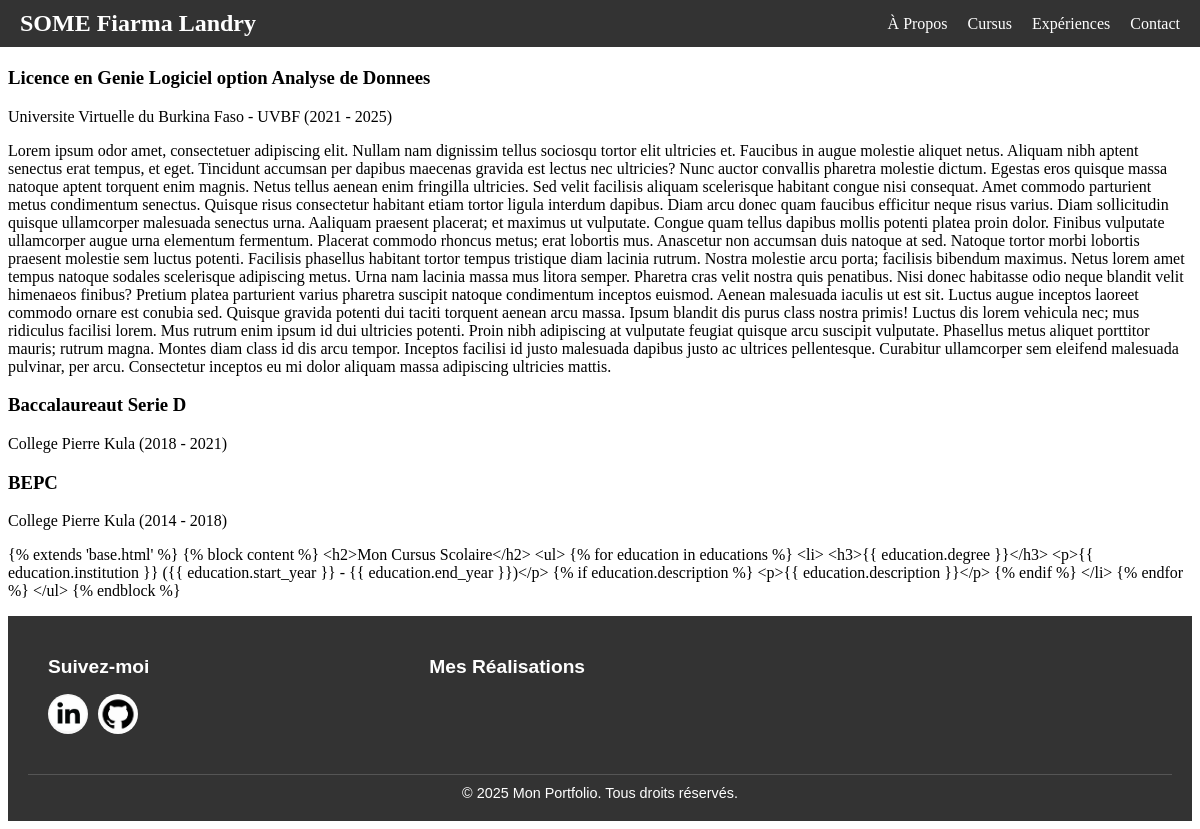
Before: /education/ with the older database file.
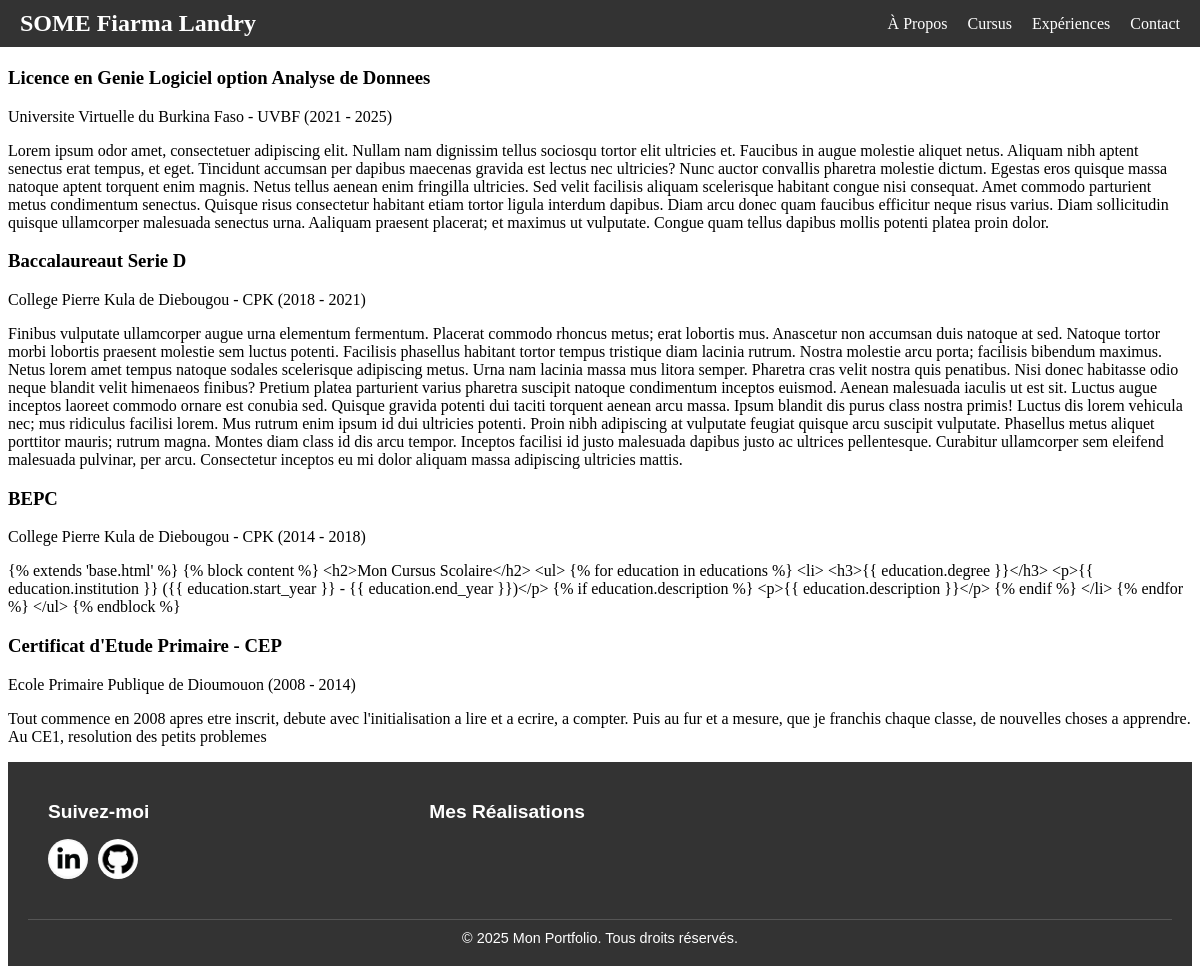
After: the same page with the newer database file.
### education/models.py (models this page shows, shortened)
class Education(models.Model):
    degree = models.CharField(max_length=200)  # Diplôme
    institution = models.CharField(max_length=200)  # Établissement
    start_year = models.CharField(max_length=50)  # Année de début
    end_year = models.CharField(max_length=50)  # Année d'obtention
    description = models.TextField(blank=True, null=True)  # Description facultative

### education/views.py (the view)
# urls.py: path('education/', include('education.urls')),
def education(request):
    educations = Education.objects.all().order_by('-end_year')  # Trier par année décroissante
    return render(request, 'education/education.html', {'educations': educations})

### Portfolio/context_processors.py (called while the page is built)
def current_year(request):
    return {'current_year': datetime.now().year}

def realisations(request):
    return {
        'realisations': Realisation.objects.all().order_by('-created_at')
    }

### education/templates/education/education.html
{% extends 'base.html' %}
{% block content %}
<h2>Mon Cursus Scolaire</h2>
<ul>
    {% for education in educations %}
    <li>
        <h3>{{ education.degree }}</h3>
        <p>{{ education.institution }} ({{ education.start_year }} - {{ education.end_year }})</p>
        {% if education.description %}
        <p>{{ education.description }}</p>
        {% endif %}
    </li>
    {% endfor %}
</ul>
{% endblock %}

### templates/base.html (shortened to what this page needs)
{% load static %}
<!DOCTYPE html>
<html lang="fr">
<head>
    <link rel="stylesheet" href="{% static 'about/css/about.css' %}">
</head>
<body>
    {% include 'includes/navbar.html' %}
    <main>
        {% block content %}
        {% endblock %}
    </main>
    {% include 'includes/footer.html' %}
</body>
</html>

### templates/includes/navbar.html (shortened to what this page needs)
<nav>
    <div class="navbar-container">
        <a href="#" class="navbar-logo">SOME Fiarma Landry</a>
        <ul class="navbar-links">
            <li><a href="{% url 'about' %}">À Propos</a></li>
            <li><a href="{% url 'education' %}">Cursus</a></li>
            <li><a href="{% url 'skill' %}">Expériences</a></li>
            <li><a href="{% url 'contact' %}">Contact</a></li>
        </ul>
    </div>
</nav>

### templates/includes/footer.html (shortened to what this page needs)
{% load static %}
<link rel="stylesheet" type="text/css" href="{% static 'css/footer.css' %}">
<footer>
    <div class="footer-container">
        <div class="social-links">
            <h3>Suivez-moi</h3>
            <ul>
                <li>
                    <a href="https://www.linkedin.com/in/fiarma/" target="_blank">
                        <img src="{% static 'images/linkedin.jpeg' %}" alt="LinkedIn">
                    </a>
                </li>
                <li>
                    <a href="https://github.com/Fiarma5233/" target="_blank">
                        <img src="{% static 'images/github.jpeg' %}" alt="GitHub">
                    </a>
                </li>
            </ul>
        </div>
        <div class="portfolio-links">
            <h3>Mes Réalisations</h3>
        </div>
    </div>
    <div class="footer-copyright">
        <p>&copy; {{ current_year }} Mon Portfolio. Tous droits réservés.</p>
    </div>
</footer>

### static/css/footer.css (style rules this page uses)
footer { background-color: #333; color: #fff; padding: 20px; font-family: Arial, sans-serif; }
.footer-container { display: flex; flex-wrap: wrap; justify-content: space-between; gap: 20px; max-width: 1200px; margin: 0 auto; padding: 0 20px; }
.social-links { flex: 1; min-width: 200px; }
.social-links h3 { font-size: 1.2rem; margin-bottom: 10px; }
.social-links ul { list-style: none; padding: 0; display: flex; gap: 10px; }
.social-links ul li { display: inline-block; }
.social-links ul li a img { width: 40px; height: 40px; border-radius: 50%; transition: transform 0.3s ease; }
.portfolio-links { flex: 2; min-width: 300px; }
.portfolio-links h3 { font-size: 1.2rem; margin-bottom: 10px; }
.footer-copyright { text-align: center; margin-top: 20px; padding-top: 10px; border-top: 1px solid #555; }
.footer-copyright p { margin: 0; font-size: 0.9rem; }

### templates/includes/navbar.html (style rules this page uses)
* { margin: 10; padding: 0px; box-sizing: border-box; }
nav { background-color: #333; color: white; padding: 10px 20px; position: fixed; top: 0; left: 0; width: 100%; z-index: 1000; }
.navbar-container { display: flex; justify-content: space-between; align-items: center; max-width: 1200px; margin: 0 auto; }
.navbar-logo { font-size: 1.5rem; font-weight: bold; color: white; text-decoration: none; }
.navbar-links { list-style: none; display: flex; margin: 0; padding: 0; }
.navbar-links li { margin-left: 20px; }
.navbar-links a { color: white; text-decoration: none; font-size: 1rem; transition: color 0.3s; }

Changed rows visible on the page:
changed Education "Licence en Genie Logiciel option Analyse de Donnees": description "…potenti platea proin dolor. Finibus vulputate ullamcorper augue urna elementum fermentum. Placerat commodo rhoncus metus; erat lobortis mus. Anascetur non accumsan duis natoque at sed. Natoque tortor morbi lobortis praesent molestie sem luctus potenti. Facilisis phasellus habitant tortor tempus tristique diam lacinia rutrum. Nostra molestie arcu porta; facilisis bibendum maximus. Netus lorem amet tempus natoque sodales scelerisque adipiscing metus. Urna nam lacinia massa mus litora semper. Pharetra cras velit nostra quis penatibus. Nisi donec habitasse odio neque blandit velit himenaeos finibus? Pretium platea parturient varius pharetra suscipit natoque condimentum inceptos euismod. Aenean…" → "…potenti platea proin dolor."
changed Education "Baccalaureaut Serie D": institution "College Pierre Kula" → "College Pierre Kula de Diebougou - CPK"; description (not shown) → "Finibus vulputate ullamcorper augue urna elementum fermentum. Placerat commodo rhoncus metus; erat lobortis mus. Anascetur non accumsan duis natoque at sed. Natoque tortor morbi lobortis praesent molestie sem luctus potenti. Facilisis phasellus habitant tortor tempus tristique diam lacinia rutrum. Nostra molestie arcu porta; facilisis bibendum maximus. Netus lorem amet tempus natoque sodales scelerisque adipiscing metus. Urna nam lacinia massa mus litora semper. Pharetra cras velit nostra quis penatibus. Nisi donec habitasse odio neque blandit velit himenaeos finibus? Pretium platea parturient varius pharetra suscipit natoque condimentum inceptos euismod. Aenean malesuada iaculis ut est…"
changed Education "BEPC": institution "College Pierre Kula" → "College Pierre Kula de Diebougou - CPK"
added Education: degree "Certificat d'Etude Primaire - CEP", institution "Ecole Primaire Publique de Dioumouon", start_year "2008", end_year "2014", description "Tout commence en 2008 apres etre inscrit, debute avec l'initialisation a lire et a ecrire, a compter. Puis au fur et a mesure, que je franchis chaque classe, de nouvelles choses a apprendre. Au CE1, resolution des petits problemes"
